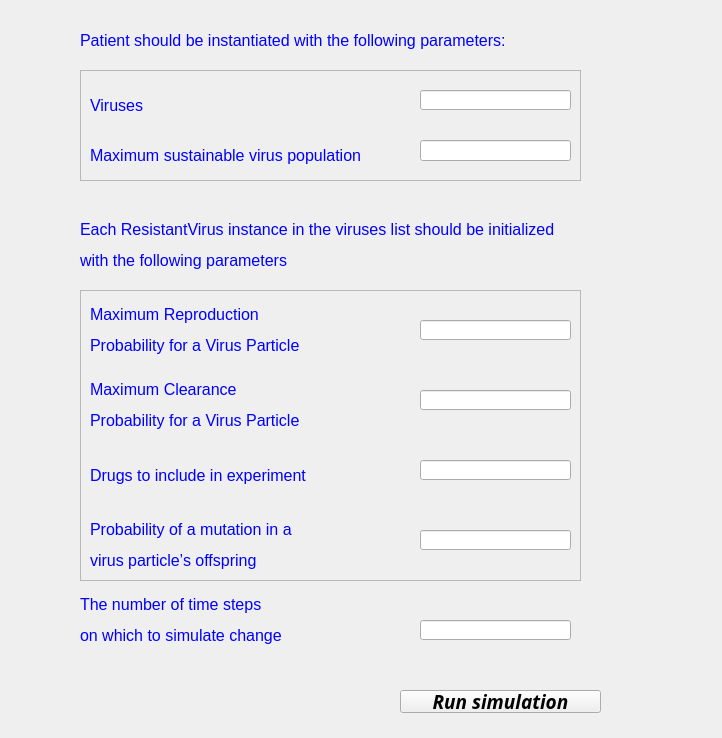
<?xml version="1.0" encoding="UTF-8"?>
<ui version="4.0">
 <class>Form1</class>
 <widget class="QWidget" name="Form1">
  <property name="geometry">
   <rect>
    <x>0</x>
    <y>0</y>
    <width>722</width>
    <height>738</height>
   </rect>
  </property>
  <property name="windowTitle">
   <string>Form</string>
  </property>
  <widget class="QPushButton" name="pushButton">
   <property name="geometry">
    <rect>
     <x>400</x>
     <y>690</y>
     <width>201</width>
     <height>23</height>
    </rect>
   </property>
   <property name="font">
    <font>
     <family>Book Antiqua</family>
     <pointsize>14</pointsize>
     <weight>75</weight>
     <italic>true</italic>
     <bold>true</bold>
    </font>
   </property>
   <property name="text">
    <string>Run simulation</string>
   </property>
  </widget>
  <widget class="QLabel" name="label_2">
   <property name="geometry">
    <rect>
     <x>80</x>
     <y>10</y>
     <width>511</width>
     <height>61</height>
    </rect>
   </property>
   <property name="text">
    <string>&lt;html&gt;&lt;head/&gt;&lt;body&gt;&lt;p&gt;&lt;span style=&quot; font-size:12pt; color:#0000ff;&quot;&gt;Patient should be instantiated with the following parameters:&lt;/span&gt;&lt;/p&gt;&lt;/body&gt;&lt;/html&gt;</string>
   </property>
  </widget>
  <widget class="QFrame" name="frame_2">
   <property name="geometry">
    <rect>
     <x>80</x>
     <y>290</y>
     <width>501</width>
     <height>291</height>
    </rect>
   </property>
   <property name="frameShape">
    <enum>QFrame::StyledPanel</enum>
   </property>
   <property name="frameShadow">
    <enum>QFrame::Raised</enum>
   </property>
   <widget class="QLabel" name="label_7">
    <property name="geometry">
     <rect>
      <x>10</x>
      <y>10</y>
      <width>261</width>
      <height>61</height>
     </rect>
    </property>
    <property name="text">
     <string>&lt;html&gt;&lt;head/&gt;&lt;body&gt;&lt;p&gt;&lt;span style=&quot; font-size:12pt; color:#0000ff;&quot;&gt;Maximum Reproduction &lt;/span&gt;&lt;/p&gt;&lt;p&gt;&lt;span style=&quot; font-size:12pt; color:#0000ff;&quot;&gt;Probability for a Virus Particle&lt;/span&gt;&lt;/p&gt;&lt;/body&gt;&lt;/html&gt;</string>
    </property>
   </widget>
   <widget class="QLineEdit" name="lineEdit_5">
    <property name="geometry">
     <rect>
      <x>340</x>
      <y>30</y>
      <width>151</width>
      <height>20</height>
     </rect>
    </property>
   </widget>
   <widget class="QLabel" name="label_8">
    <property name="geometry">
     <rect>
      <x>10</x>
      <y>90</y>
      <width>241</width>
      <height>51</height>
     </rect>
    </property>
    <property name="text">
     <string>&lt;html&gt;&lt;head/&gt;&lt;body&gt;&lt;p&gt;&lt;span style=&quot; font-size:12pt; color:#0000ff;&quot;&gt;Maximum Clearance&lt;/span&gt;&lt;/p&gt;&lt;p&gt;&lt;span style=&quot; font-size:12pt; color:#0000ff;&quot;&gt;Probability for a Virus Particle&lt;/span&gt;&lt;/p&gt;&lt;/body&gt;&lt;/html&gt;</string>
    </property>
   </widget>
   <widget class="QLineEdit" name="lineEdit_6">
    <property name="geometry">
     <rect>
      <x>340</x>
      <y>100</y>
      <width>151</width>
      <height>20</height>
     </rect>
    </property>
   </widget>
   <widget class="QLabel" name="label_12">
    <property name="geometry">
     <rect>
      <x>10</x>
      <y>160</y>
      <width>281</width>
      <height>51</height>
     </rect>
    </property>
    <property name="text">
     <string>&lt;html&gt;&lt;head/&gt;&lt;body&gt;&lt;p&gt;&lt;span style=&quot; font-size:12pt; color:#0000ff;&quot;&gt;Drugs to include in experiment&lt;/span&gt;&lt;/p&gt;&lt;/body&gt;&lt;/html&gt;</string>
    </property>
   </widget>
   <widget class="QLineEdit" name="lineEdit_10">
    <property name="geometry">
     <rect>
      <x>340</x>
      <y>170</y>
      <width>151</width>
      <height>20</height>
     </rect>
    </property>
   </widget>
   <widget class="QLabel" name="label_13">
    <property name="geometry">
     <rect>
      <x>10</x>
      <y>230</y>
      <width>231</width>
      <height>51</height>
     </rect>
    </property>
    <property name="text">
     <string>&lt;html&gt;&lt;head/&gt;&lt;body&gt;&lt;p&gt;&lt;span style=&quot; font-size:12pt; color:#0000ff;&quot;&gt;Probability of a mutation in a &lt;/span&gt;&lt;/p&gt;&lt;p&gt;&lt;span style=&quot; font-size:12pt; color:#0000ff;&quot;&gt;virus particle’s offspring&lt;/span&gt;&lt;/p&gt;&lt;/body&gt;&lt;/html&gt;</string>
    </property>
   </widget>
   <widget class="QLineEdit" name="lineEdit_11">
    <property name="geometry">
     <rect>
      <x>340</x>
      <y>240</y>
      <width>151</width>
      <height>20</height>
     </rect>
    </property>
   </widget>
  </widget>
  <widget class="QLineEdit" name="lineEdit_7">
   <property name="geometry">
    <rect>
     <x>420</x>
     <y>620</y>
     <width>151</width>
     <height>20</height>
    </rect>
   </property>
  </widget>
  <widget class="QFrame" name="frame">
   <property name="geometry">
    <rect>
     <x>80</x>
     <y>70</y>
     <width>501</width>
     <height>111</height>
    </rect>
   </property>
   <property name="frameShape">
    <enum>QFrame::StyledPanel</enum>
   </property>
   <property name="frameShadow">
    <enum>QFrame::Raised</enum>
   </property>
   <widget class="QLabel" name="label_4">
    <property name="geometry">
     <rect>
      <x>10</x>
      <y>20</y>
      <width>91</width>
      <height>31</height>
     </rect>
    </property>
    <property name="text">
     <string>&lt;html&gt;&lt;head/&gt;&lt;body&gt;&lt;p&gt;&lt;span style=&quot; font-size:12pt; color:#0000ff;&quot;&gt;Viruses&lt;/span&gt;&lt;/p&gt;&lt;/body&gt;&lt;/html&gt;</string>
    </property>
   </widget>
   <widget class="QLabel" name="label_9">
    <property name="geometry">
     <rect>
      <x>10</x>
      <y>70</y>
      <width>281</width>
      <height>31</height>
     </rect>
    </property>
    <property name="text">
     <string>&lt;html&gt;&lt;head/&gt;&lt;body&gt;&lt;p&gt;&lt;span style=&quot; font-size:12pt; color:#0000ff;&quot;&gt;Maximum sustainable virus population&lt;/span&gt;&lt;/p&gt;&lt;/body&gt;&lt;/html&gt;</string>
    </property>
   </widget>
   <widget class="QLineEdit" name="lineEdit_8">
    <property name="geometry">
     <rect>
      <x>340</x>
      <y>70</y>
      <width>151</width>
      <height>21</height>
     </rect>
    </property>
   </widget>
   <widget class="QLineEdit" name="lineEdit_9">
    <property name="geometry">
     <rect>
      <x>340</x>
      <y>20</y>
      <width>151</width>
      <height>20</height>
     </rect>
    </property>
   </widget>
  </widget>
  <widget class="QLabel" name="label_10">
   <property name="geometry">
    <rect>
     <x>80</x>
     <y>590</y>
     <width>231</width>
     <height>61</height>
    </rect>
   </property>
   <property name="text">
    <string>&lt;html&gt;&lt;head/&gt;&lt;body&gt;&lt;p&gt;&lt;span style=&quot; font-size:12pt; color:#0000ff;&quot;&gt;The number of time steps &lt;/span&gt;&lt;/p&gt;&lt;p&gt;&lt;span style=&quot; font-size:12pt; color:#0000ff;&quot;&gt;on which to simulate change&lt;/span&gt;&lt;/p&gt;&lt;/body&gt;&lt;/html&gt;</string>
   </property>
  </widget>
  <widget class="QLabel" name="label_11">
   <property name="geometry">
    <rect>
     <x>80</x>
     <y>200</y>
     <width>491</width>
     <height>91</height>
    </rect>
   </property>
   <property name="text">
    <string>&lt;html&gt;&lt;head/&gt;&lt;body&gt;&lt;p&gt;&lt;span style=&quot; font-size:12pt; color:#0000ff;&quot;&gt;Each ResistantVirus instance in the viruses list should be initialized &lt;/span&gt;&lt;/p&gt;&lt;p&gt;&lt;span style=&quot; font-size:12pt; color:#0000ff;&quot;&gt;with the following parameters&lt;/span&gt;&lt;/p&gt;&lt;/body&gt;&lt;/html&gt;</string>
   </property>
  </widget>
 </widget>
 <resources/>
 <connections/>
</ui>
